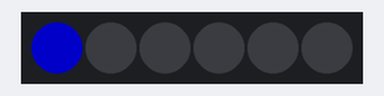
Bench run of a sketch on a simulated Arduino Uno, built with avr-gcc and run on an emulated ATmega328P. Parts: 6 RGB LEDs in strip order, left to right. Dim RGB values are drawn brighter than linear.

Above: at 0.01 s.
At 4.37 s:
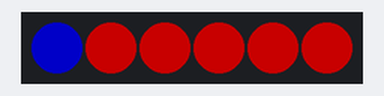
At 9.1 s:
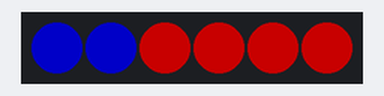
At 18.19 s:
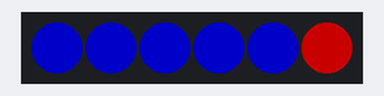
At 27.29 s:
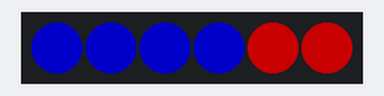
At 36.4 s:
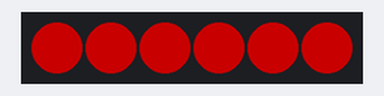

The sketch:

LEDTest.ino
```cpp
#define FASTLED_ESP8266_RAW_PIN_ORDER

#include "FastLED.h"

#define NUM_LEDS 6
CRGB leds[NUM_LEDS];

// This is "pin 5" but labeled on the board as D1
#define LED_PIN 5

void setup() {
  // put your setup code here, to run once:
  FastLED.addLeds<WS2812, LED_PIN, GRB>(leds, NUM_LEDS);
  FastLED.setBrightness(100);
}

void loop() {
  // put your main code here, to run repeatedly:
  for (int i = 0; i < NUM_LEDS; i++) {
    leds[i] = CRGB ( 0, 0, 255);
    FastLED.show();
    delay(40);
  }
  for (int i = NUM_LEDS-1; i >= 0; i--) {
    leds[i] = CRGB ( 255, 0, 0);
    FastLED.show();
    delay(40);
  }
}
```
